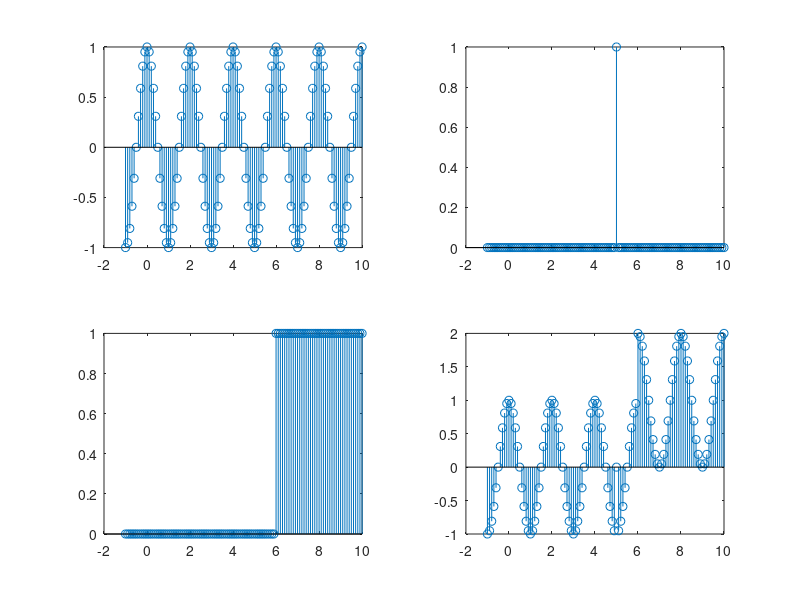

Here is the MATLAB script that generated this plot:
clc;
n=-1:0.1:10;
x1=cos(1*pi*1*n);
subplot(2,2,1);
stem(n,x1);
x2=[n==5];
subplot(2,2,2);
stem(n,x2);
x3=[n>=6];
subplot(2,2,3);
stem(n,x3);
subplot(2,2,4);
x=x1+x2+x3;
stem(n,x);